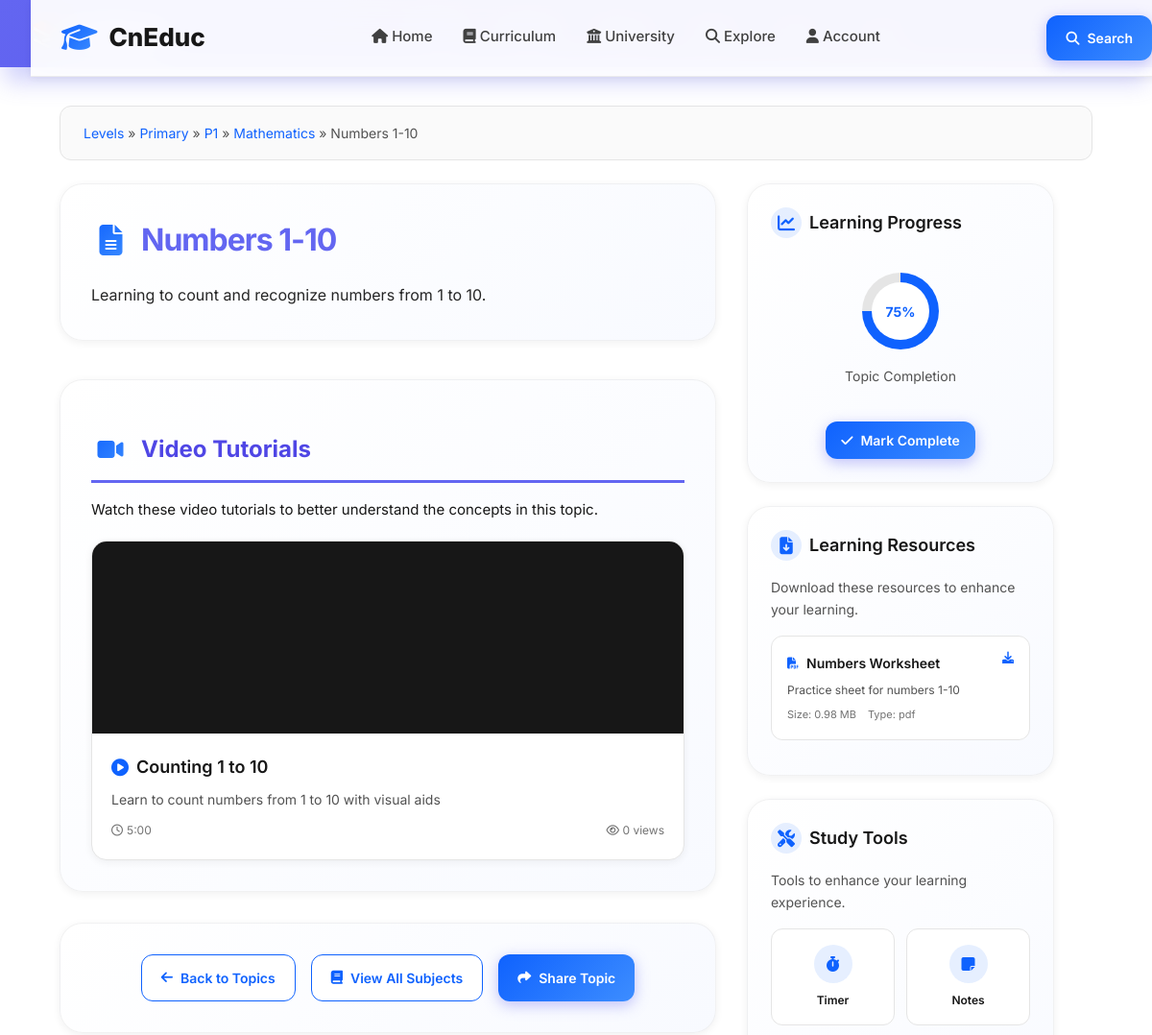
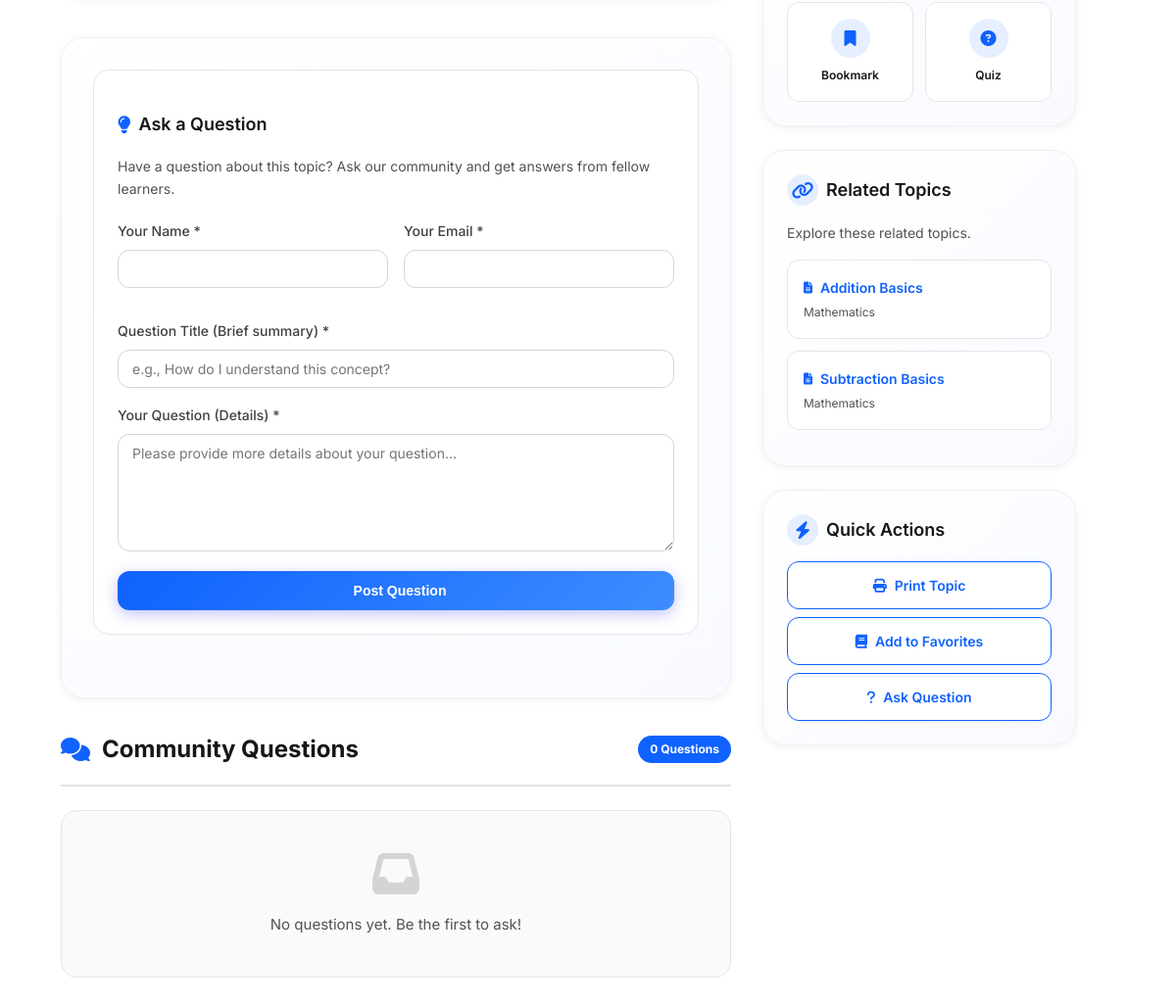
/read_topic.php?id=1, run on the app's committed database (2 pictures, top to bottom).
### tables this page shows
CREATE TABLE IF NOT EXISTS `levels` (
  `id` INT AUTO_INCREMENT PRIMARY KEY,
  `name` VARCHAR(100) NOT NULL,
  `description` TEXT,
  `slug` VARCHAR(100) NOT NULL UNIQUE
);

CREATE TABLE IF NOT EXISTS `classes` (
  `id` INT AUTO_INCREMENT PRIMARY KEY,
  `level_id` INT NOT NULL,
  `name` VARCHAR(50) NOT NULL,
  `description` TEXT,
  `position` INT DEFAULT 0,
  FOREIGN KEY (`level_id`) REFERENCES `levels`(`id`) ON DELETE CASCADE,
  UNIQUE KEY `level_class` (`level_id`, `name`)
);

CREATE TABLE IF NOT EXISTS `subjects` (
  `id` INT AUTO_INCREMENT PRIMARY KEY,
  `class_id` INT NOT NULL,
  `name` VARCHAR(150) NOT NULL,
  `description` TEXT,
  `position` INT DEFAULT 0,
  FOREIGN KEY (`class_id`) REFERENCES `classes`(`id`) ON DELETE CASCADE
);

CREATE TABLE IF NOT EXISTS `topics` (
  `id` INT AUTO_INCREMENT PRIMARY KEY,
  `subject_id` INT NOT NULL,
  `title` VARCHAR(255) NOT NULL,
  `content` TEXT,
  `position` INT DEFAULT 0,
  FOREIGN KEY (`subject_id`) REFERENCES `subjects`(`id`) ON DELETE CASCADE
);

CREATE TABLE IF NOT EXISTS `topic_videos` (
  `id` INT AUTO_INCREMENT PRIMARY KEY,
  `topic_id` INT NOT NULL,
  `title` VARCHAR(255) NOT NULL,
  `description` TEXT,
  `video_url` VARCHAR(500) NOT NULL,
  `video_provider` ENUM('youtube', 'vimeo', 'local') DEFAULT 'youtube',
  `duration_seconds` INT,
  `position` INT DEFAULT 0,
  `created_at` TIMESTAMP DEFAULT CURRENT_TIMESTAMP,
  FOREIGN KEY (`topic_id`) REFERENCES `topics`(`id`) ON DELETE CASCADE
);

CREATE TABLE IF NOT EXISTS `topic_resources` (
  `id` INT AUTO_INCREMENT PRIMARY KEY,
  `topic_id` INT NOT NULL,
  `title` VARCHAR(255) NOT NULL,
  `description` TEXT,
  `file_path` VARCHAR(500) NOT NULL,
  `file_size` INT,
  `file_type` VARCHAR(20),
  `position` INT DEFAULT 0,
  `created_at` TIMESTAMP DEFAULT CURRENT_TIMESTAMP,
  FOREIGN KEY (`topic_id`) REFERENCES `topics`(`id`) ON DELETE CASCADE
);

### read_topic.php (the view, shortened to what the rows shown need)
<?php
require_once __DIR__ . '/includes/functions.php';
$topic_id = (int)$_GET['id'];
$topic = get_topic($topic_id);
$subject = get_subject($topic['subject_id']);
$class = cned_get_class($subject['class_id']);
$level = get_level($class['level_id']);
$videos = get_topic_videos($topic_id);
$resources = get_topic_resources($topic_id);
$related_topics = get_related_topics($topic_id, $subject['id']);
include __DIR__ . '/includes/header.php';
?>
<!DOCTYPE html>
<html lang="en">
<head>
    <link rel="stylesheet" href="https://cdnjs.cloudflare.com/ajax/libs/font-awesome/6.4.0/css/all.min.css">
</head>
<body>
    <div class="content-wrapper">
        <div class="breadcrumb fade-in">
            <a href="levels.php">Levels</a> &raquo;
            <a href="classes.php?level_id=<?php echo $level['id']; ?>"><?php echo htmlspecialchars($level['name']); ?></a> &raquo;
            <a href="subjects.php?class_id=<?php echo $class['id']; ?>"><?php echo htmlspecialchars($class['name']); ?></a> &raquo;
            <a href="topics.php?subject_id=<?php echo $subject['id']; ?>"><?php echo htmlspecialchars($subject['name']); ?></a> &raquo;
            <span><?php echo htmlspecialchars($topic['title']); ?></span>
        </div>
        <div class="grid-layout">
            <main class="main-content">
                <div class="card fade-in">
                    <h1><i class="fas fa-file-alt"></i> <?php echo htmlspecialchars($topic['title']); ?></h1>
                    <div class="topic-content">
                        <?php echo nl2br(htmlspecialchars($topic['content'])); ?>
                    </div>
                </div>
                <?php if (!empty($videos)): ?>
                    <div class="card videos-section fade-in delay-1">
                        <h2><i class="fas fa-video"></i> Video Tutorials</h2>
                        <div class="videos-grid">
                            <?php foreach ($videos as $video): ?>
                                <div class="video-card">
                                    <div class="video-player">
                                        <?php if ($video['video_provider'] === 'youtube'): ?>
                                            <iframe
                                                src="https://www.youtube.com/embed/<?php echo htmlspecialchars($video['video_url']); ?>"
                                                frameborder="0"
                                                allow="accelerometer; autoplay; clipboard-write; encrypted-media; gyroscope; picture-in-picture"
                                                allowfullscreen>
                                            </iframe>
                                        <?php endif; ?>
                                    </div>
                                    <div class="video-info">
                                        <div class="video-title">
                                            <i class="fas fa-play-circle"></i>
                                            <?php echo htmlspecialchars($video['title']); ?>
                                        </div>
                                        <?php if (!empty($video['description'])): ?>
                                            <div class="video-description">
                                                <?php echo htmlspecialchars($video['description']); ?>
                                            </div>
                                        <?php endif; ?>
                                        <div class="video-meta">
                                            <?php if (!empty($video['duration_seconds'])): ?>
                                                <div class="video-duration">
                                                    <i class="far fa-clock"></i>
                                                    <?php echo floor($video['duration_seconds'] / 60); ?>:<?php echo str_pad($video['duration_seconds'] % 60, 2, '0', STR_PAD_LEFT); ?>
                                                </div>
                                            <?php endif; ?>
                                            <div class="video-views">
                                                <i class="far fa-eye"></i>
                                                <?php echo $video['views_count'] ?? '0'; ?> views
                                            </div>
                                        </div>
                                    </div>
                                </div>
                            <?php endforeach; ?>
                        </div>
                    </div>
                <?php endif; ?>
            </main>
            <aside class="sidebar">
                <div class="sidebar-cards">
                    <?php if (!empty($resources)): ?>
                        <div class="sidebar-card fade-in delay-1">
                            <div class="resources-list">
                                <?php foreach ($resources as $resource): ?>
                                    <div class="resource-item">
                                        <div class="resource-header">
                                            <div class="resource-title">
                                                <i class="fas fa-file-pdf"></i>
                                                <?php echo htmlspecialchars($resource['title']); ?>
                                            </div>
                                            <a href="<?php echo htmlspecialchars($resource['file_path']); ?>"
                                               download
                                               class="resource-download">
                                                <i class="fas fa-download"></i>
                                            </a>
                                        </div>
                                        <?php if (!empty($resource['description'])): ?>
                                            <div class="resource-description">
                                                <?php echo htmlspecialchars($resource['description']); ?>
                                            </div>
                                        <?php endif; ?>
                                        <div class="resource-meta">
                                            <?php if (!empty($resource['file_size'])): ?>
                                                <span>Size: <?php echo round($resource['file_size'] / 1024 / 1024, 2); ?> MB</span>
                                            <?php endif; ?>
                                            <?php if (!empty($resource['file_type'])): ?>
                                                <span>Type: <?php echo htmlspecialchars($resource['file_type']); ?></span>
                                            <?php endif; ?>
                                        </div>
                                    </div>
                                <?php endforeach; ?>
                            </div>
                        </div>
                    <?php endif; ?>
                    <?php if (!empty($related_topics)): ?>
                        <div class="sidebar-card fade-in delay-2">
                            <div class="related-topics-list">
                                <?php foreach ($related_topics as $related_topic): ?>
                                    <a href="topic.php?id=<?php echo $related_topic['id']; ?>" class="related-topic-item">
                                        <div class="related-topic-title">
                                            <i class="fas fa-file-alt"></i>
                                            <?php echo htmlspecialchars($related_topic['title']); ?>
                                        </div>
                                        <div class="related-topic-subject">
                                            <?php echo htmlspecialchars($subject['name']); ?>
                                        </div>
                                    </a>
                                <?php endforeach; ?>
                            </div>
                        </div>
                    <?php endif; ?>
                </div>
            </aside>
        </div>
    </div>
</body>
</html>

### data on the page
levels: name "Primary"
classes: name "P1"
subjects: name "Mathematics"
topics: title "Numbers 1-10", content "Learning to count and recognize numbers from 1 to 10."
topic_videos: title "Counting 1 to 10", description "Learn to count numbers from 1 to 10 with visual aids", floor($video['duration_seconds']/60) "5", duration_seconds "00", views_count "0"
topic_resources: title "Numbers Worksheet", description "Practice sheet for numbers 1-10", $resource['file_size']/1024/1024 "0.98", file_type "pdf"
topics: title "Addition Basics", subject.name "Mathematics"
topics: title "Subtraction Basics", subject.name "Mathematics"

### other printed values
$question_count "0"
